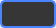
<?xml version="1.0" encoding="UTF-8"?>
<ui version="4.0">
 <class>CMDBtn</class>
 <widget class="QWidget" name="CMDBtn">
  <property name="geometry">
   <rect>
    <x>0</x>
    <y>0</y>
    <width>51</width>
    <height>28</height>
   </rect>
  </property>
  <property name="windowTitle">
   <string>Form</string>
  </property>
  <property name="styleSheet">
   <string notr="true">QPushButton {
	border:2px solid rgb(74, 131, 255);
	border-radius: 5px;
	padding: 5px 10px;
	background-color: rgb(54, 54, 54);
	color: rgb(74, 131, 255);
	font-weight: 500;
}</string>
  </property>
  <layout class="QVBoxLayout" name="verticalLayout">
   <property name="spacing">
    <number>0</number>
   </property>
   <property name="leftMargin">
    <number>0</number>
   </property>
   <property name="topMargin">
    <number>0</number>
   </property>
   <property name="rightMargin">
    <number>0</number>
   </property>
   <property name="bottomMargin">
    <number>0</number>
   </property>
   <item>
    <widget class="QPushButton" name="pushButton">
     <property name="text">
      <string/>
     </property>
    </widget>
   </item>
  </layout>
 </widget>
 <resources/>
 <connections/>
</ui>
